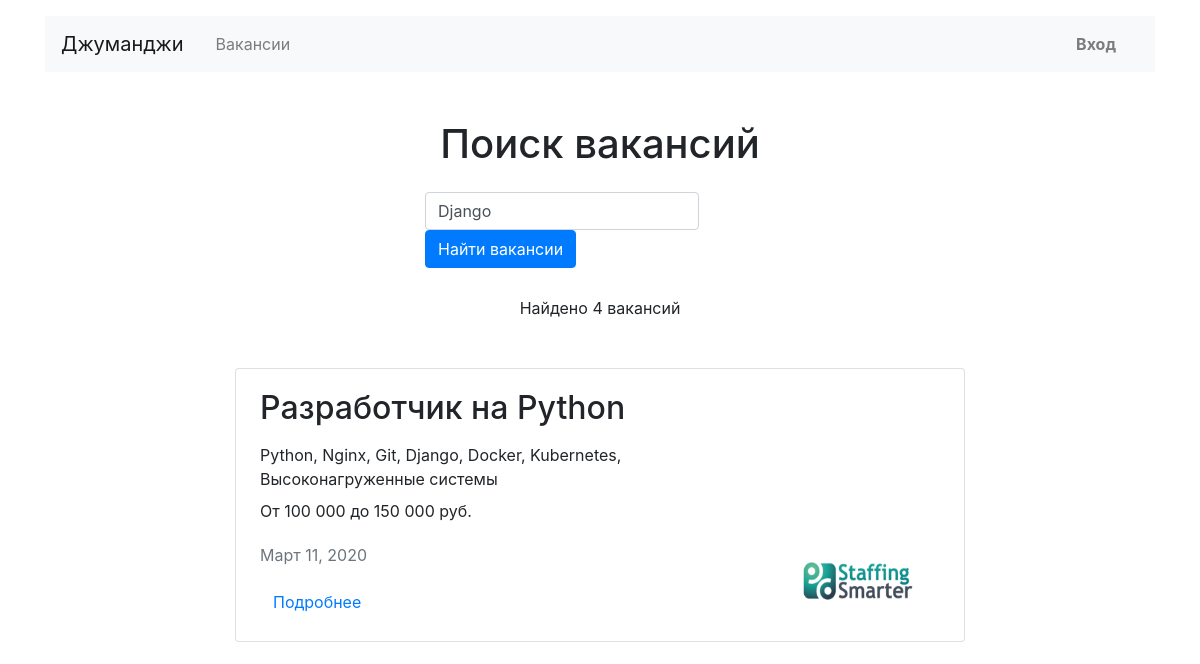
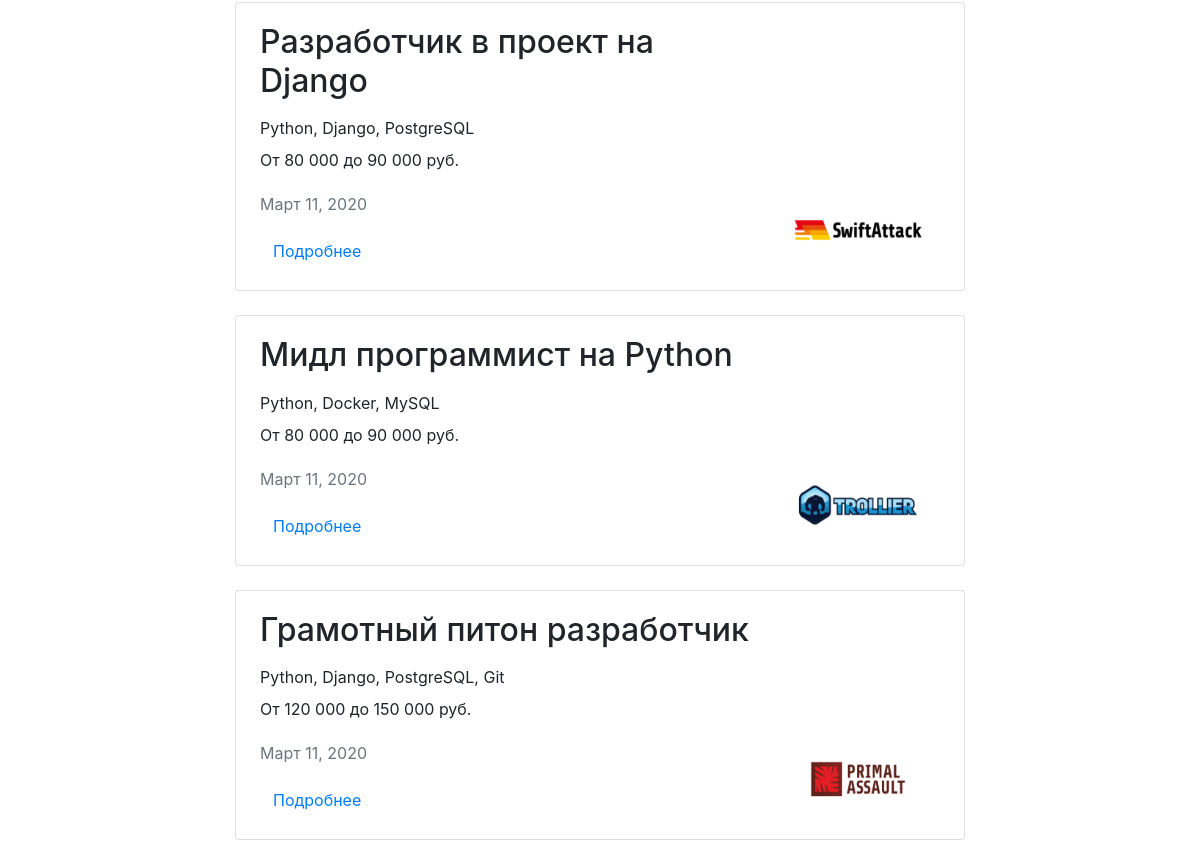
Before: /search/?q=Django with the older database file (2 pictures, top to bottom).
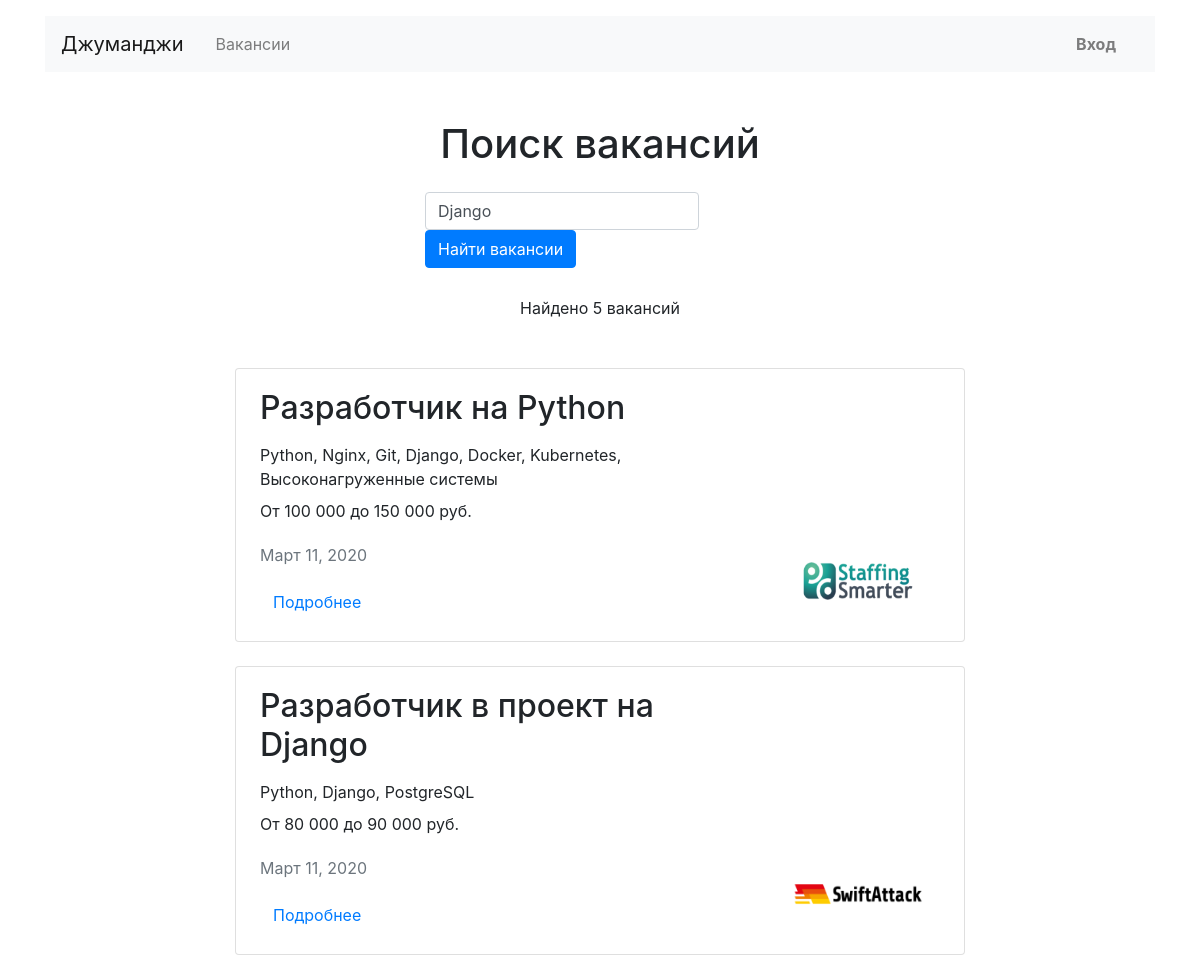
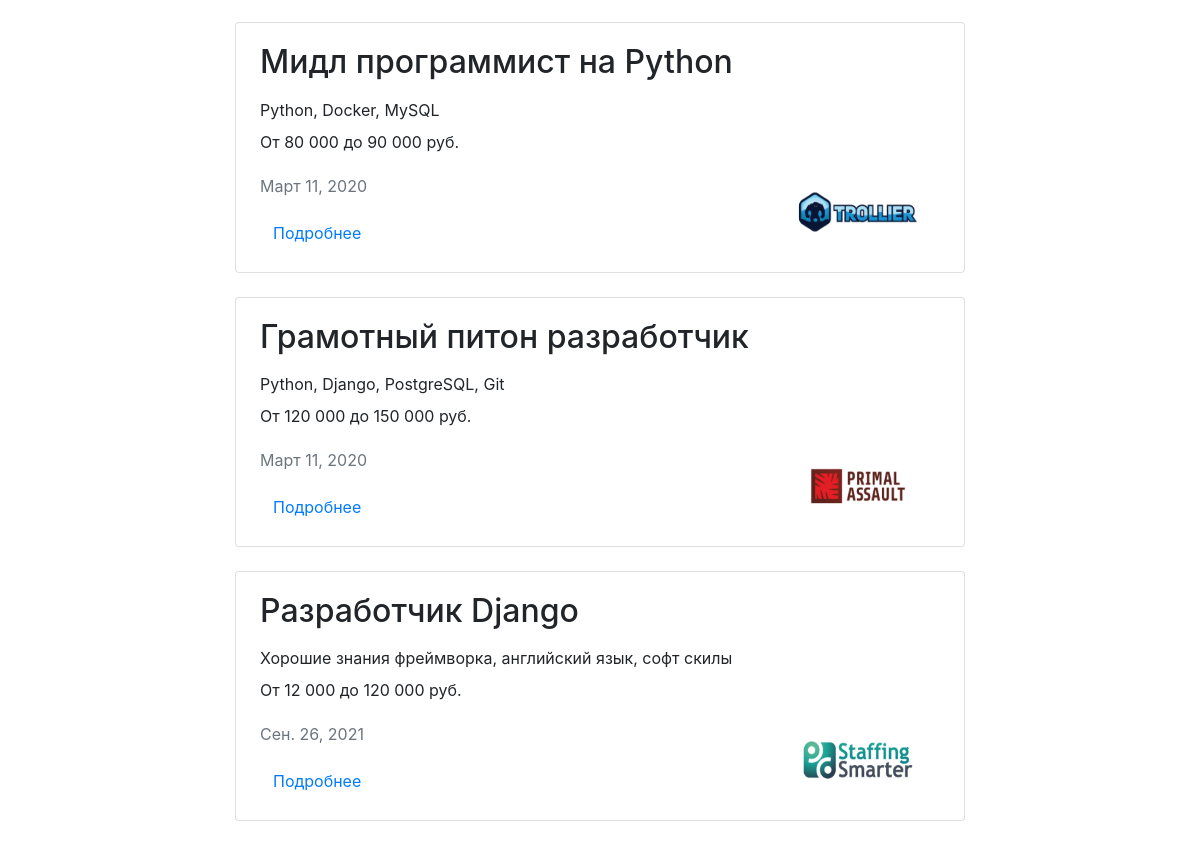
After: the same page with the newer database file (2 pictures, top to bottom).
### vacancies/models.py (models this page shows, shortened)
class Vacancy(models.Model):
    title = models.CharField(max_length=50)
    specialty = models.ForeignKey(
        Specialty,
        on_delete=models.CASCADE,
        related_name="vacancies"
    )
    company = models.ForeignKey(
        Company,
        on_delete=models.CASCADE,
        related_name="vacancies"
    )
    skills = models.TextField()
    description = models.TextField()
    salary_min = models.IntegerField()
    salary_max = models.IntegerField()
    published_at = models.DateField(auto_now_add=True)

class Company(models.Model):
    name = models.CharField(max_length=20)
    location = models.CharField(max_length=20)
    logo = models.ImageField(
        upload_to=MEDIA_COMPANY_IMAGE_DIR,
        blank=True
    )
    description = models.TextField()
    employee_count = models.IntegerField()
    owner = models.OneToOneField(
        User,
        on_delete=models.CASCADE,
    )

### vacancies/views/pages_views.py (the view)
# urls.py: path('search/', SearchListView.as_view(), name='search')
class SearchListView(ListView):
    template_name = 'search.html'
    context_object_name = 'vacancies'
    def get_queryset(self):
        query = self.request.GET.get('q')
        object_list = Vacancy.objects.filter(
            Q(title__icontains=query) | Q(description__icontains=query)
        ).select_related('company')
        return object_list

### templates/search.html
{% extends 'base.html' %}
{% load humanize %}
{% block content %}
<main class="container mt-3">
    <section>
        <h1 class="h1 text-center mt-5 mb-4">Поиск вакансий</h1>
        <div class="row">
            <div class="col-md-7 col-lg-5 col-xl-4 col-sm-8 mx-auto">
                <form action="{% url 'search' %}" class="form-inline sm-form mr-auto mb-4" enctype="multipart/form-data"
                      method="get">
                    <input class="form-control mr-sm-2" name="q" type="text" placeholder="Например: ios" value="{{ request.GET.q }}"
                           aria-label="Search">
                    <button class="btn btn-primary  my-0" type="submit">Найти вакансии</button>
                </form>
            </div>
        </div>
        {% if vacancies%}
        <p class="text-center pt-1">Найдено {{ vacancies.count }} вакансий</p>
        <div class="row mt-5">
            <div class="col-12 col-lg-8 offset-lg-2 m-auto">
                {% for vacancy in vacancies %}
                <div class="card mb-4">
                    <div class="card-body px-4">
                        <div class="row">
                            <div class="col-12 col-md-8 col-lg-9">
                                <h2 class="h2 pb-2">{{ vacancy.title }}</h2>
                                <p class="mb-2">{{ vacancy.skills }}</p>
                                <p>От {{ vacancy.salary_min|intcomma }} до {{ vacancy.salary_max|intcomma }} руб.</p>
                                <p class="text-muted pt-1">{{ vacancy.published_at }}</p>
                                <a class="btn btn-link" href="{% url 'vacancy_view' vacancy.id %}">Подробнее</a>
                            </div>
                            <div class="col-12 col-md-4 col-lg-3 d-flex align-items-end">
                                <a href="{% url 'company_view' vacancy.company.id %}"><img
                                        src="/media/{{ vacancy.company.logo }}" width="130" height="80" alt=""></a>
                            </div>
                        </div>
                    </div>
                </div>
                {% endfor %}
                {% else %}
                <br>
                                <h2 class="text-center">Ничего не найдено</h2>
                {% endif %}
    </section>
</main>
{% endblock %}

Changed rows visible on the page:
added Vacancy: title "Разработчик Django", skills "Хорошие знания фреймворка, английский язык, софт скилы", salary_min "12 000", salary_max "120 000", published_at "Сен. 26, 2021", company.logo (picture)
Other visible differences:
{{ vacancies.count }}: "4" → "5"
